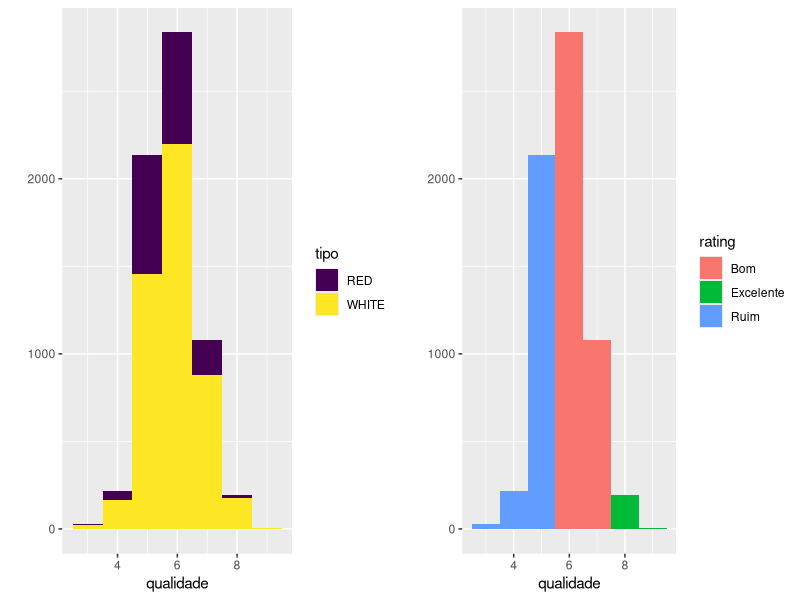
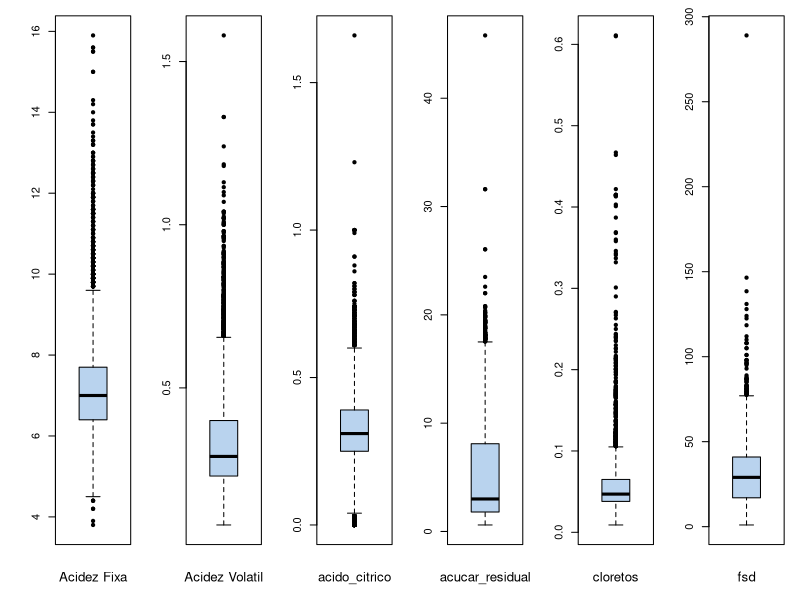
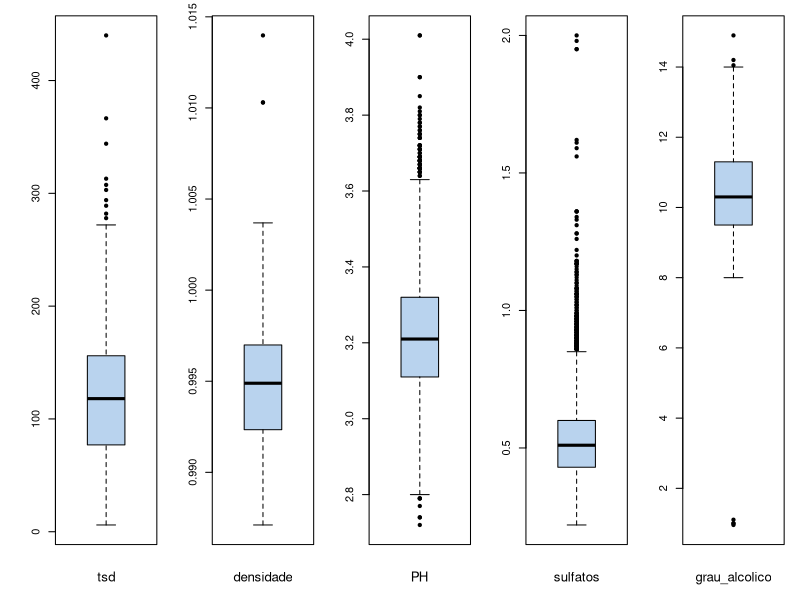
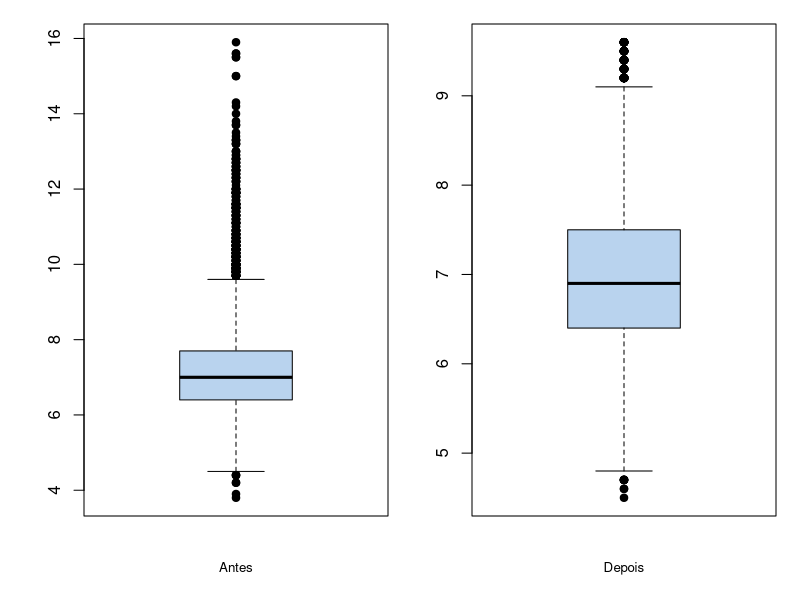
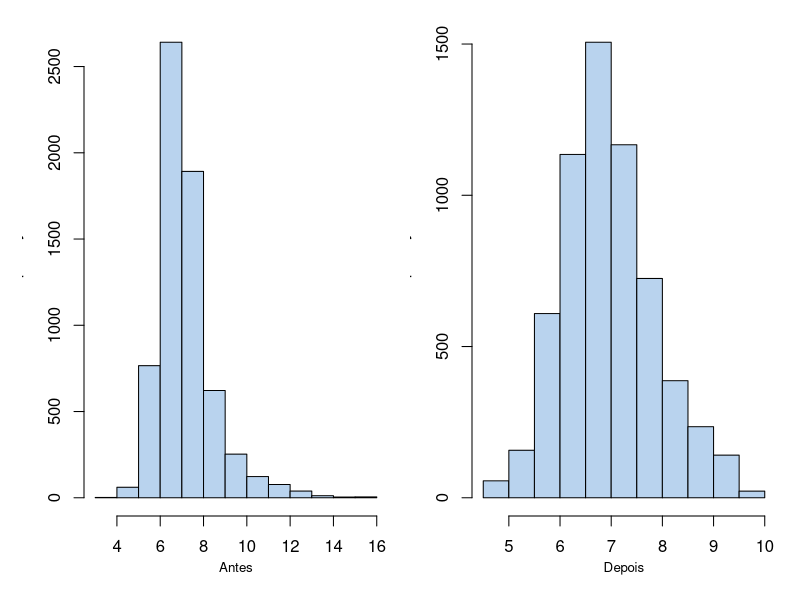
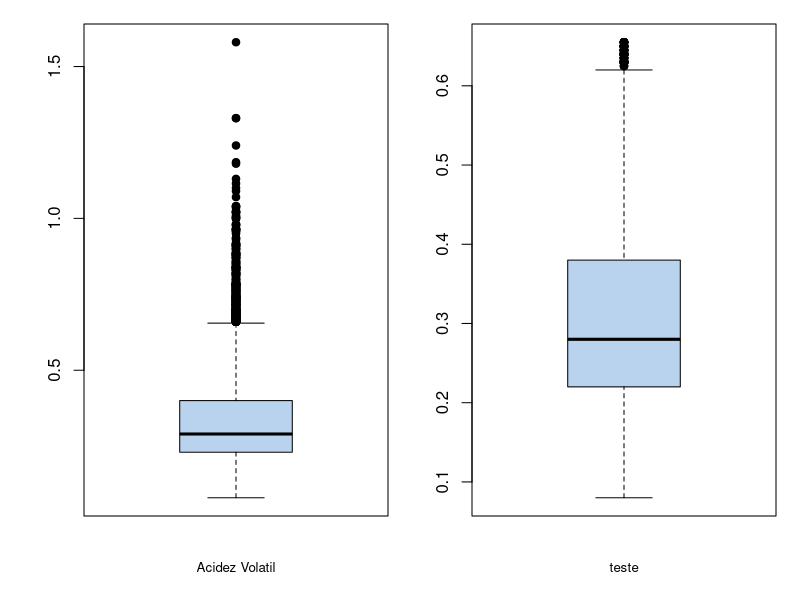

Recreate these plots in R, in order.
## ---- chunk 1

#ignorando alertas para não poluir a exibição do markdwon
options(warn =-1)

#lista de pacotes que iremos utilizar no projeto
Pacotes_Necessarios <- c("ggplot2","readr","dplyr", "corrgram","corrplot", "plotly","skimr","gridExtra","GGally")

#com base nos pacotes instalados crio uma variavel somente com os pacotes que não temos ainda para realizar a instalação 
#dos pacotes que de fato não possuimos
PacotesNovos <- Pacotes_Necessarios[!(Pacotes_Necessarios %in% installed.packages()[,"Package"])]
if(length(PacotesNovos)){ install.packages(PacotesNovos)} else {print("Todos os Pacotes Estão Instalados")}

## ---- chunk 2
lapply(Pacotes_Necessarios, require, character.only = TRUE)
## ---- chunk 3

#Criando uma variável nome_colunas que receberá os nomes das colunas que normalizaremos a fim de facilitar o resto da análise
nome_colunas <- c("id","acidez_fixa","acidez_volatil","acido_citrico","acucar_residual","cloretos", "fsd", "tsd","densidade","PH", "sulfatos","grau_alcolico","qualidade","tipo")

#uso da biblioteca readr é para obter uma performance de carga melhor que a lib padrão do R
#e escolhemos o read_csv2 justamente pelo fato do arquivo estar separado por ; ao invés de ,
#o separador decimal também não é o . que é convencional e este comando ja os converte facilmente
#skip = 1 para ignorar o cabecalho que mudamos para melhor entendimento
vinhos <- read_csv2("./DataSets/BaseWine_Red_e_White.csv" ,col_names = nome_colunas, skip = 1)


## ---- chunk 4

#converte tipo paara fator
vinhos$tipo <- factor(vinhos$tipo, ordered = T)

#Criando uma coluna de Ranking para dizer o quão bom é o vinho
vinhos$rating <- factor(ifelse(vinhos$qualidade <= 5, 'Ruim', ifelse(vinhos$qualidade <= 7, 'Bom', 'Excelente')))

## ---- chunk 5

attach(vinhos)

## ---- chunk 6
#demonstrando as quantidades de dimensoes de ambos datasets

dim(vinhos)
skim(vinhos[, names(vinhos) != "id"] ) #retirando a coluna ID da análise
str(vinhos)
head (vinhos,3)

## ---- chunk 7

grafico_1 <- qplot(qualidade, data = vinhos, fill = tipo, binwidth = 1)  
grafico_2 <- qplot(qualidade, data = vinhos, fill = rating, binwidth = 1) 

grid.arrange(grafico_1, grafico_2, ncol=2)

## ---- chunk 8

par(mfrow=c(1,6), oma = c(1,1,0,0) + 0.1,  mar = c(3,3,1,1) + 0.1)
  boxplot(acidez_fixa, col="slategray2", pch=19)
  mtext("Acidez Fixa" , cex=0.8, side=1, line=2)
  boxplot(acidez_volatil, col="slategray2", pch=19)
  mtext("Acidez Volatil", cex=0.8, side=1, line=2)
  boxplot(acido_citrico, col="slategray2", pch=19)
  mtext("acido_citrico", cex=0.8, side=1, line=2)
  boxplot(acucar_residual, col="slategray2", pch=19)
  mtext("acucar_residual", cex=0.8, side=1, line=2)
  boxplot(cloretos, col="slategray2", pch=19)
  mtext("cloretos", cex=0.8, side=1, line=2)
  boxplot(fsd, col="slategray2", pch=19)
  mtext("fsd", cex=0.8, side=1, line=2)
  

## ---- chunk 9

par(mfrow=c(1,5), oma = c(1,1,0,0) + 0.1,  mar = c(3,3,1,1) + 0.1)
  boxplot(tsd, col="slategray2", pch=19)
  mtext("tsd" , cex=0.8, side=1, line=2)
  boxplot(densidade, col="slategray2", pch=19)
  mtext("densidade", cex=0.8, side=1, line=2)
  boxplot(PH, col="slategray2", pch=19)
  mtext("PH", cex=0.8, side=1, line=2)
  boxplot(sulfatos, col="slategray2", pch=19)
  mtext("sulfatos", cex=0.8, side=1, line=2)
  boxplot(grau_alcolico, col="slategray2", pch=19)
  mtext("grau_alcolico", cex=0.8, side=1, line=2)
  
## ---- chunk 10

  skim(acidez_fixa)

  #dado p25(Q1) = 6.4 e p75(Q3) = 7.7 temos:
  IQR_Acidez_Volatil =7.7 - 6.4
  
  #como resultado temos 1.3 
  #com isso podemos definir os limites superior e inferior do range
  
  LS_acidez_fixa = 7.7 +  1.5 * IQR_Acidez_Volatil
  LI_acidez_fixa = 6.4 - (1.5 * IQR_Acidez_Volatil)
  
  #temos um limite superior de -0.025 e inferior de 0.655 onde as observações acima ou abaixo desses fatores serão consideradas outilers
  #com base nos limites encontrados farei um sub set do conjunto origi nal de dados levando em consideracao os limites encontrados
  Vinhos_Normalizado <-filter(vinhos, acidez_fixa >= LI_acidez_fixa & acidez_fixa <= LS_acidez_fixa)
  
  #comparando os resultados
  par(mfrow=c(1,2), oma = c(1,1,0,0) + 0.1,  mar = c(3,3,1,1) + 0.1)
    boxplot(acidez_fixa, col="slategray2", pch=19)
    mtext("Antes" , cex=0.8, side=1, line=2)
    boxplot(Vinhos_Normalizado$acidez_fixa, col="slategray2", pch=19)
    mtext("Depois" , cex=0.8, side=1, line=2)

## ---- chunk 11

  #comparando os resultados
  par(mfrow=c(1,2), oma = c(1,1,0,0) + 0.1,  mar = c(3,3,1,1) + 0.1)
    hist(acidez_fixa, col="slategray2", main = "")
    mtext("Antes" , cex=0.8, side=1, line=2)
    hist(Vinhos_Normalizado$acidez_fixa, col="slategray2", main = "")
    mtext("Depois" , cex=0.8, side=1, line=2)

## ---- chunk 12

#criando uma funcao para remover os outliers das colunas 
remove_outliers <- function(x, na.rm = TRUE, ...) {
  qnt <- quantile(x, probs=c(.25, .75), na.rm = na.rm, ...)
  H <- 1.5 * IQR(x, na.rm = na.rm)
  y <- x
  y[x < (qnt[1] - H)] <- NA
  y[x > (qnt[2] + H)] <- NA
  y
}

vinhos$acidez_fixa <- remove_outliers(acidez_fixa, T)
teste <- remove_outliers(acidez_volatil)
vinhos$acido_citrico <- remove_outliers(acido_citrico, T)
vinhos$acucar_residual <- remove_outliers(acucar_residual, T)
vinhos$cloretos <- remove_outliers(cloretos, T)
vinhos$fsd <- remove_outliers(fsd, T)
vinhos$tsd <- remove_outliers(tsd, T)
vinhos$densidade <- remove_outliers(densidade, T)
vinhos$PH <- remove_outliers(PH, T)
vinhos$sulfatos <- remove_outliers(sulfatos, T)
vinhos$grau_alcolico <- remove_outliers(grau_alcolico, T)
vinhos$qualidade <- remove_outliers(qualidade, T)

## ---- chunk 13

par(mfrow=c(1,2), oma = c(1,1,0,0) + 0.1,  mar = c(3,3,1,1) + 0.1)
  boxplot(acidez_volatil, col="slategray2", pch=19)
  mtext("Acidez Volatil", cex=0.8, side=1, line=2)
  boxplot(teste, col="slategray2", pch=19)
  mtext("teste", cex=0.8, side=1, line=2)
  
  
  
